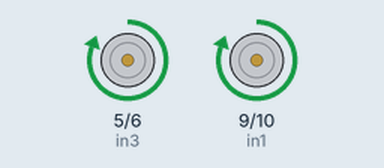
Recording of a sketch running on a simulated Arduino Uno, built with avr-gcc and run on an emulated ATmega328P. Parts: motor-driver pin pairs drawn as motors (green arrow = first pin HIGH = forward, orange = second pin HIGH = backward, longer = more drive).

Above: at 0.02 s.
Timing chart, 0 to 3.0 s (numbered marks = the images above):
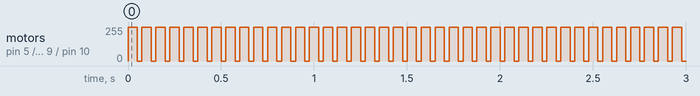

Measured:
- by itself, motor on pin 5 (in3) / pin 6 (in4), motor on pin 9 (in1) / pin 10 (in2): alternates forward 255/255 for 0.05 s and stopped for 0.03 s

The sketch:

sketch_may05a.ino
```cpp
// motor 1

//int enA = 10;
int in1 = 9;
int in2 = 10;

// motor 2
//int enB = 5;
int in3 = 5;
int in4 = 6;

void setup()
{
  // set all the motor control pins to outputs
  //pinMode(enA, OUTPUT);
  //pinMode(enB, OUTPUT);
  pinMode(in1, OUTPUT);
  pinMode(in2, OUTPUT);
  pinMode(in3, OUTPUT);
  pinMode(in4, OUTPUT);
}
void loop()
{
  // this function will run the motors in both directions at a fixed speed
  // turn on motor A
  digitalWrite(in1, HIGH);
  digitalWrite(in2, LOW);
  digitalWrite(in3, HIGH);
  digitalWrite(in4, LOW);
  // set speed to 200 out of possible range 0~255
  //analogWrite(enA, 200);
  delay(50);
  digitalWrite(in1, LOW);
  digitalWrite(in2, LOW);
  digitalWrite(in3, LOW);
  digitalWrite(in4, LOW);
  delay(25);
  // turn on motor B

  // set speed to 200 out of possible range 0~255
  //analogWrite(enB, 200);
  //delay(2000);
  // now change motor directions
  //digitalWrite(in1, LOW);
  //digitalWrite(in2, HIGH);
  //digitalWrite(in3, LOW);
  //digitalWrite(in4, HIGH);
  //delay(2000);
  // now turn off motors
  //digitalWrite(in1, LOW);
  //digitalWrite(in2, LOW);
  //digitalWrite(in3, LOW);
  //digitalWrite(in4, LOW);
}
```
